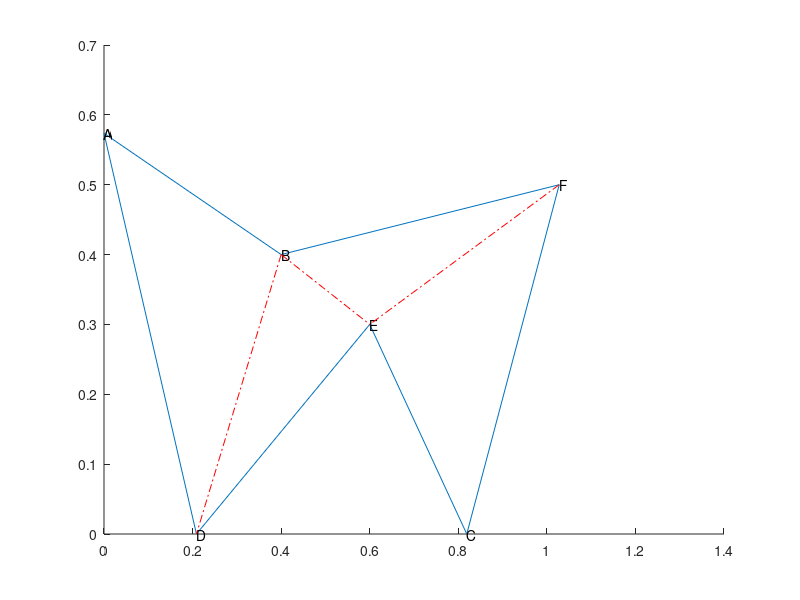

Source code (MATLAB): (Note: this script raises an error after producing the figure.)
%%
% clear;clc;
% a = 1;
% A_1 = 30*pi/180;
% A_2 = 90*pi/180;
% A_3 = 110*pi/180;
% 
% % A_1 = 36*pi/180;
% % A_2 = 72*pi/180;
% % A_3 = 108*pi/180;
% % A_4 = (180-36)*pi/180;
% b = a/sqrt(2*(1-cos(A_3)));
% 
% A = [0 b*sin(A_3)]; D = [-b*cos(A_3) 0]; B = [-b*cos(A_3)+a*cos(A_2) a*sin(A_2)];
% C = [b-b*cos(A_3) 0]; Bp = [b-2*b*cos(A_3) a*sin(A_1)]; % Bp is B'
% B = [0.6 0.4];
% x = [D(1) C(1) Bp(1) B(1) A(1)];
% y = [D(2) C(2) Bp(2) B(2) A(2)];
% fig = 1;
% figure(fig);fig=fig+1;
% line([x x(1)],[y y(1)]);
% text(D(1),D(2),'D');text(Bp(1),Bp(2),'Bp');text(B(1),B(2),'B');text(C(1),C(2),'C');text(A(1),A(2),'A');
% 
% x1 = [Bp(1) B(1) D(1)];
% y1 = [Bp(2) B(2) D(2)];
% x2 = [A(1) B(1) D(1)];
% y2 = [A(2) B(2) D(2)];
% 
% x1 = [D(1) Bp(1) C(1) ];
% y1 = [D(2) Bp(2) C(2) ];
% x2 = [D(1) Bp(1) B(1) ];
% y2 = [D(2) Bp(2) B(2) ];
% x1 = [A(1) B(1) Bp(1)];
% y1 = [A(2) B(2) Bp(2)];
% x2 = [D(1) 0.3 C(1)];
% y2 = [D(2) 0.2 C(2)];
% figure(fig);fig=fig+1;
% line([x1 x1(1)],[y1 y1(1)]);
% line([x2 x2(1)],[y2 y2(1)]);
%%
%%%%%%%%%%%%%%%%%%%%%%%%%%%%%%%%%%%%%%%%%%%%%%%%%%%%%%%%%%%%%%%%%%%%%%%%%%%
clear;
clc;
a = 1;
A_1 = 30*pi/180;
A_2 = 90*pi/180;
A_3 = 110*pi/180;

% A_1 = 36*pi/180;
% A_2 = 72*pi/180;
% A_3 = 108*pi/180;
% A_4 = (180-36)*pi/180;
b = a/sqrt(2*(1-cos(A_3)));

A = [0 b*sin(A_3)]; D = [-b*cos(A_3) 0]; B = [-b*cos(A_3)+a*cos(A_2) a*sin(A_2)];
C = [b-b*cos(A_3) 0]; Bp = [b-2*b*cos(A_3) a*sin(A_1)]; % Bp is B'
B = [0.6 0.4];
% D = [0 0]; C=[2 0]; Bp=[1 1];B=[-1 1];A=[-2 0];
x = [D(1) C(1) Bp(1) B(1) A(1)];
y = [D(2) C(2) Bp(2) B(2) A(2)];

F=Bp;
B = [0.4 0.4];
E = [0.6 0.3];
% D = [0 0]; C=[2 0]; Bp=[1 1];B=[-1 1];A=[-2 0];
x = [D(1) E(1) C(1) Bp(1) B(1) A(1)];
y = [D(2) E(2) C(2) Bp(2) B(2) A(2)];

% x = [D(1) C(1) Bp(1) B(1)];
% y = [D(2) C(2) Bp(2) B(2)];
% x = [C(1) Bp(1) B(1) A(1)];
% y = [C(2) Bp(2) B(2) A(2)];
% x = [ D(1) C(1) Bp(1) A(1)];
% y = [ D(2) C(2) Bp(2) A(2) ];
% 
% x = [A(1) D(1) C(1) Bp(1) ];
% y = [A(2) D(2) C(2) Bp(2) ];
% 
% x = [Bp(1) A(1) D(1) C(1) ];
% y = [Bp(2) A(2) D(2) C(2) ];
% x = [C(1) Bp(1) B(1)];
% y = [C(2) Bp(2) B(2)];
line([x x(1)],[y y(1)]);
% regular pentagon
text(D(1),D(2),'D');text(Bp(1),Bp(2),'F');text(B(1),B(2),'B');text(C(1),C(2),'C');text(A(1),A(2),'A');text(E(1),E(2),'E');
line([B(1) D(1)],[B(2) D(2)],'LineStyle','-.','color','r');
line([B(1) E(1)],[B(2) E(2)],'LineStyle','-.','color','r');
line([F(1) E(1)],[F(2) E(2)],'LineStyle','-.','color','r');
t1=[A;B;D];
t2=[B;E;D];
t3=[B;E;F];
t4=[E;F;C];
%%
d_step = 1000;
t1 = t3;
t2 = t4;
% [ d_array, pdf_array, cdf_array ] = f_rand2rand_between_2_triangles( xv,yv,d_step );
[ d_array, pdf_array, cdf_array ] = f_rand2rand_between_any_2_triangles( t1,t2,d_step );
figure;
analysis = plot(d_array,cdf_array);
hold on;

[sim_d_array,sim_pdd_cdf] = f_sim_pdd_2_triangles(t1,t2);
% [d_array,pdd_cdf]=f_systematic_pdd_2_triangles_vertex_regular_pentagon(a,theta_array);
sim = plot(sim_d_array,sim_pdd_cdf,'r*');

%%%%%%%%%%%%%%%%%%%%%%%%%%%%%%%%%%%%%%%%%%%%%%%%%%%%%%%%%%%%%%%%%%%%%%%%%%%
box on;
% axis([0 1.0 0 1.0]);
xlabel('Distance','fontsize',16);
ylabel('CDF','fontsize',16);

% AX = legend([lkm_based existing sim_based],'LKM-based','Existing Result','Simulation',4);
AX = legend([analysis sim],'LKM-based','Simulation','Location','SouthEast');
LEG = findobj(AX,'type','text');
set(LEG,'FontSize',16);
grid on;